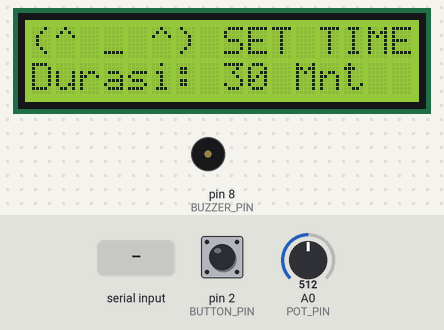
Recording of a sketch running on a simulated Arduino Uno, built with avr-gcc and run on an emulated ATmega328P. Shown: 16×2 character LCD, buzzer (waves = sounding). The test bench sets the inputs (shaded band); at power-on: pin 2 (BUTTON_PIN) HIGH, A0 (POT_PIN) = 512.

Above: at 1.2 s.
1.3 s: pin 2 (BUTTON_PIN) pulled LOW for 0.15 s
At 2.4 s:
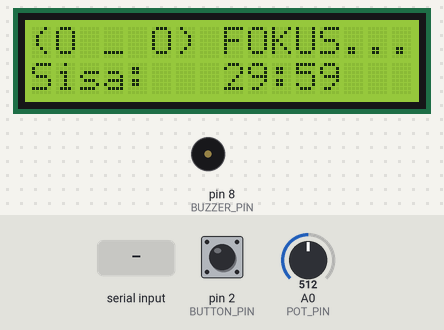
4.4 s: "D" received over the second serial link
At 4.64 s:
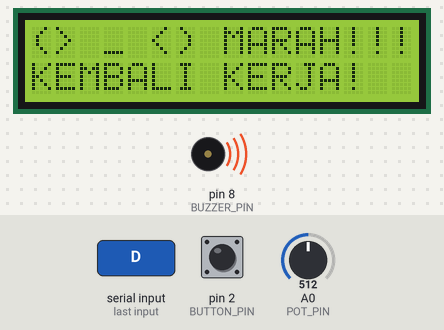
Timing chart, 0 to 12.5 s (numbered marks = the images above; inputs shaded):
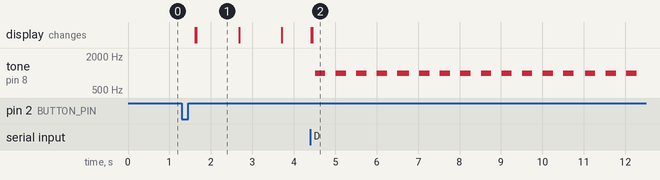

The sketch:

arduino.ino
```cpp
// Library untuk komunikasi I2C
#include <Wire.h>

// Library untuk mengontrol LCD I2C
#include <LiquidCrystal_I2C.h>

// Library untuk membuat komunikasi serial tambahan
#include <SoftwareSerial.h>


// ======================================================
// KONFIGURASI PIN
// ======================================================

// Pin potensiometer terhubung ke A0
#define POT_PIN A0

// Pin tombol push button
#define BUTTON_PIN 2

// Pin buzzer
#define BUZZER_PIN 8

// Membuat komunikasi serial tambahan
//
// RX Arduino Uno = pin 3
// TX Arduino Uno = pin 4
//
// Digunakan untuk komunikasi dengan ESP8266
SoftwareSerial espSerial(3, 4);


// ======================================================
// INISIALISASI LCD
// ======================================================

// Membuat object LCD I2C
//
// 0x27 = alamat I2C LCD
// 16 = jumlah kolom
// 2  = jumlah baris
LiquidCrystal_I2C lcd(0x27, 16, 2);


// ======================================================
// VARIABEL STATE MACHINE
// ======================================================

// Membuat enum (daftar kondisi/state sistem)
//
// SETUP      = mode pengaturan waktu
// POMODORO   = mode fokus/timer berjalan
// DISTRACTED = mode terganggu/tidak fokus
// DONE       = timer selesai
enum State { SETUP, POMODORO, DISTRACTED, DONE };


// Variabel untuk menyimpan state aktif sistem
// Awal sistem dimulai dari SETUP
State systemState = SETUP;


// Variabel untuk menyimpan waktu countdown
// Satuan dalam detik
long countdownTime = 0;


// Variabel penyimpan waktu sebelumnya
// Digunakan untuk timer non-blocking dengan millis()
unsigned long previousMillis = 0;


// Penanda apakah user sedang terdistraksi
//
// false = fokus
// true  = terdistraksi
bool isDistracted = false;


// ======================================================
// SETUP
// Fungsi ini dijalankan sekali saat Arduino menyala
// ======================================================

void setup() {

  // Membuka komunikasi serial ke PC
  // Untuk debugging melalui Serial Monitor
  Serial.begin(9600);

  // Membuka komunikasi serial ke ESP8266
  espSerial.begin(9600);


  // ==================================================
  // KONFIGURASI MODE PIN
  // ==================================================

  // Tombol menggunakan INPUT_PULLUP
  //
  // Artinya:
  // - Kondisi normal = HIGH
  // - Saat ditekan = LOW
  pinMode(BUTTON_PIN, INPUT_PULLUP);

  // Pin buzzer sebagai output
  pinMode(BUZZER_PIN, OUTPUT);


  // ==================================================
  // INISIALISASI LCD
  // ==================================================

  // Memulai LCD
  lcd.init();

  // Menyalakan backlight LCD
  lcd.backlight();
}


// ======================================================
// LOOP
// Fungsi utama yang berjalan terus menerus
// ======================================================

void loop() {

  // ==================================================
  // 1. CEK PESAN DARI ESP8266
  // ==================================================

  // Jika ada data masuk dari ESP8266
  if (espSerial.available() > 0) {

    // Membaca 1 karakter data
    char cmd = espSerial.read();

    // Jika menerima karakter 'D'
    // berarti user terdistraksi
    if (cmd == 'D') isDistracted = true;

    // Jika menerima karakter 'F'
    // berarti user kembali fokus
    if (cmd == 'F') isDistracted = false;
  }


  // ==================================================
  // 2. LOGIKA STATE MACHINE
  // ==================================================

  // Mengecek state sistem saat ini
  switch (systemState) {


    // ==================================================
    // STATE SETUP
    // MODE PENGATURAN WAKTU
    // ==================================================

    case SETUP:

      // Membaca nilai potensiometer
      // Nilai ADC 0 - 1023
      //
      // Diubah menjadi 1 - 60 menit
      //
      // Kemudian dikali 60 agar menjadi detik
      countdownTime = map(analogRead(POT_PIN), 0, 1023, 1, 60) * 60;


      // Menampilkan teks di baris pertama LCD
      lcd.setCursor(0, 0);
      lcd.print("(^ _ ^) SET TIME");


      // Menampilkan durasi di baris kedua
      lcd.setCursor(0, 1);
      lcd.print("Durasi: ");


      // Jika menit kurang dari 10
      // tambahkan angka 0 di depan
      if (countdownTime / 60 < 10) lcd.print("0");

      // Menampilkan jumlah menit
      lcd.print(countdownTime / 60);

      // Menampilkan satuan menit
      lcd.print(" Mnt  ");


      // Jika tombol ditekan
      if (digitalRead(BUTTON_PIN) == LOW) {

        // Delay kecil untuk debounce tombol
        delay(300);

        // Pindah ke state POMODORO
        systemState = POMODORO;

        // Membersihkan LCD
        lcd.clear();
      }
      break;


    // ==================================================
    // STATE POMODORO
    // MODE FOKUS / TIMER BERJALAN
    // ==================================================

    case POMODORO:

      // Jika user terdistraksi
      if (isDistracted) {

        // Pindah ke state DISTRACTED
        systemState = DISTRACTED;

        // Bersihkan LCD
        lcd.clear();

        // Keluar dari state ini
        break;
      }


      // Memastikan buzzer mati saat fokus
      noTone(BUZZER_PIN);


      // ==================================================
      // TIMER MUNDUR TANPA DELAY
      // ==================================================

      // Jika sudah lewat 1 detik
      if (millis() - previousMillis >= 1000) {

        // Simpan waktu sekarang
        previousMillis = millis();

        // Jika waktu masih ada
        if (countdownTime > 0)

          // Kurangi 1 detik
          countdownTime--;

        // Jika waktu habis
        else {

          // Pindah ke state DONE
          systemState = DONE;

          // Bersihkan LCD
          lcd.clear();
        }
      }


      // ==================================================
      // TAMPILAN LCD MODE FOKUS
      // ==================================================

      // Menampilkan wajah fokus
      lcd.setCursor(0, 0);
      lcd.print("(O _ O) FOKUS...");


      // Menampilkan sisa waktu
      lcd.setCursor(0, 1);
      lcd.print("Sisa:   ");


      // Jika menit kurang dari 10
      if (countdownTime / 60 < 10) lcd.print("0");

      // Menampilkan menit
      lcd.print(countdownTime / 60);

      // Pemisah menit dan detik
      lcd.print(":");


      // Jika detik kurang dari 10
      if (countdownTime % 60 < 10) lcd.print("0");

      // Menampilkan detik
      lcd.print(countdownTime % 60);

      // Spasi tambahan untuk membersihkan sisa karakter
      lcd.print("    ");

      break;


    // ==================================================
    // STATE DISTRACTED
    // MODE SAAT USER TIDAK FOKUS
    // ==================================================

    case DISTRACTED:

      // ==================================================
      // BUZZER BERBUNYI BERKEDIP
      // ==================================================

      // Menggunakan millis() agar buzzer berbunyi
      // secara ritmis setiap 250 ms
      if ((millis() / 250) % 2 == 0)

        // Nyalakan buzzer dengan frekuensi 1000 Hz
        tone(BUZZER_PIN, 1000);

      else

        // Matikan buzzer
        noTone(BUZZER_PIN);


      // ==================================================
      // TAMPILAN LCD MODE DISTRACTED
      // ==================================================

      lcd.setCursor(0, 0);
      lcd.print("(> _ <) MARAH!!!");

      lcd.setCursor(0, 1);
      lcd.print("KEMBALI KERJA!  ");


      // Jika user kembali fokus
      if (!isDistracted) {

        // Kembali ke mode POMODORO
        systemState = POMODORO;

        // Bersihkan LCD
        lcd.clear();
      }

      break;


    // ==================================================
    // STATE DONE
    // MODE TIMER SELESAI
    // ==================================================

    case DONE:

      // Menampilkan pesan selesai
      lcd.setCursor(0, 0);
      lcd.print("(^ o ^) SELESAI!");

      lcd.setCursor(0, 1);
      lcd.print("Tekan Tombol... ");


      // Membunyikan buzzer pendek
      //
      // 1500 = frekuensi bunyi
      // 200  = durasi bunyi dalam ms
      tone(BUZZER_PIN, 1500, 200);


      // Jika tombol ditekan
      if (digitalRead(BUTTON_PIN) == LOW) {

        // Delay debounce tombol
        delay(300);

        // Kembali ke state SETUP
        systemState = SETUP;

        // Bersihkan LCD
        lcd.clear();
      }

      break;
  }
}
```

Measured:
- after the input at 1.3 s, the display: first changes after 0.32 s (image 1 shows a later state)
- after the input at 4.4 s, tone on pin 8 (BUZZER_PIN): alternates 1000 Hz for 0.25 s and silent for 0.25 s, starting after 0.12 s; the display: first changes at once (image 2 shows a later state)
